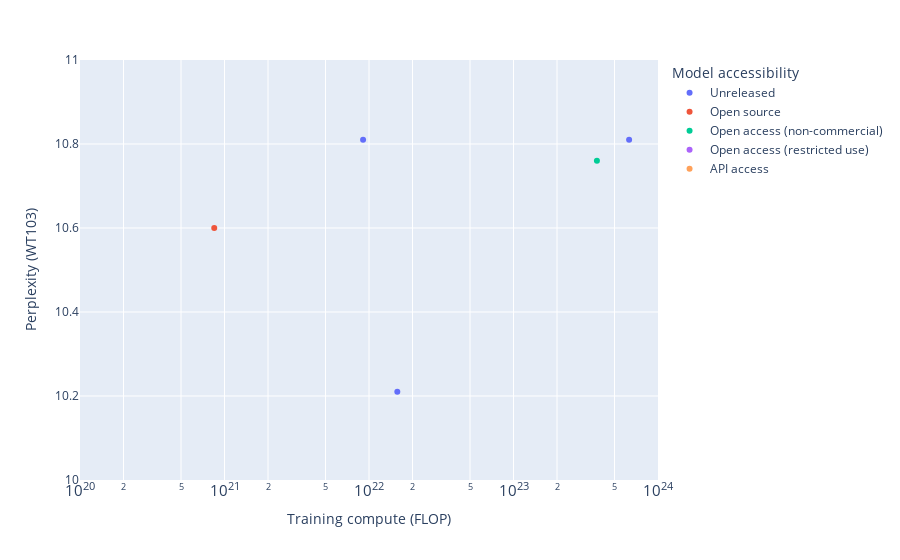

The notebook cell saved with this chart:
### Code cell
fig = px.scatter(
    filtered_benchmark_df,
    x='Training compute (FLOP)',
    y='Perplexity (WT103)',
    color='Model accessibility'
)

# Log x-axis
fig.update_xaxes(type='log')

# Move text to top
fig.update_traces(textposition='middle left')

# Zoom in
fig.update_layout(xaxis_range=[20, 24], yaxis_range=[10, 11])
save_plot(fig, results_dir, 'WT103_vs_compute_interesting')

fig.show()

### Figure 1 — Plotly figure (JSON) as saved in the notebook; plotly's stock layout.template omitted (floating-point values rounded to 4 significant figures; data arrays with more than 128 entries replaced by an {"elided": "..."} marker saying what was removed)
{"data": [{"hovertemplate": "Model accessibility=Unreleased<br>Training compute (FLOP)=%{x}<br>Perplexity (WT103)=%{y}<extra></extra>", "legendgroup": "Unreleased", "marker": {"color": "#636efa", "symbol": "circle"}, "mode": "markers", "name": "Unreleased", "orientation": "v", "showlegend": true, "textposition": "middle left", "type": "scatter", "x": {"elided": "304 float values"}, "xaxis": "x", "y": {"elided": "304 float values"}, "yaxis": "y"}, {"hovertemplate": "Model accessibility=Open source<br>Training compute (FLOP)=%{x}<br>Perplexity (WT103)=%{y}<extra></extra>", "legendgroup": "Open source", "marker": {"color": "#EF553B", "symbol": "circle"}, "mode": "markers", "name": "Open source", "orientation": "v", "showlegend": true, "textposition": "middle left", "type": "scatter", "x": [null, 600000000000000000000, null, 7300000000000000000, null, 3.79e+22, null, null, 1.5e+22, null, 810000000000000000000, null, null, null, null, null, null, null, 816000000000000000, 693000000000000000, null, null, null, 5.038e+21, 1.242e+22, null, 1.799e+21, null, null, 28000000000000000000, 29000000000000000000, null, 335000000000000000000, 287900000001000050000, 7.9e+21, 126000000001000000000, null, 11000000000000000000, null, null, null, 1580000000000000000, 9.316e+22, 29100000000000000000, null, null, null, null, 737700000001000000000, 2.159e+22, null, null, null, null, 849000000000000000000, 424000000000000000, 2.519e+21], "xaxis": "x", "y": [null, 20.95, 15.8, 14.8, 21, null, 17.7, null, null, 23.77, 18.3, null, 11.65, 26.37, 12.22, null, null, null, 23.2, null, 16.9, 22.05, null, null, null, null, null, null, 12.5, 19.2, 24.9, 37.5, 19.31, null, null, null, 11.33, 17.1, null, 23.7, null, 17.9, null, 16.8, null, null, null, null, null, null, null, null, 35, null, 10.6, null, null], "yaxis": "y"}, {"hovertemplate": "Model accessibility=Open access (non-commercial)<br>Training compute (FLOP)=%{x}<br>Perplexity (WT103)=%{y}<extra></extra>", "legendgroup": "Open access (non-commercial)", "marker": {"color": "#00cc96", "symbol": "circle"}, "mode": "markers", "name": "Open access (non-commercial)", "orientation": "v", "showlegend": true, "textposition": "middle left", "type": "scatter", "x": [null, 328000000000000000, 2.73e+23, null, 2.34e+22, 5.5e+23, null, 1.206e+22, 5.4e+22, 3.778e+23, 31200000000000000000, null, null, null, null, 14000000000000000, 26500000000000000000, 4.3e+23, null, 1.1e+23, 4.55e+22, 4.02e+22], "xaxis": "x", "y": [42.36, null, null, 22.5, null, null, null, null, null, 10.76, 15.37, 22.66, 25.42, null, null, null, 17.1, null, null, null, null, null], "yaxis": "y"}, {"hovertemplate": "Model accessibility=Open access (restricted use)<br>Training compute (FLOP)=%{x}<br>Perplexity (WT103)=%{y}<extra></extra>", "legendgroup": "Open access (restricted use)", "marker": {"color": "#ab63fa", "symbol": "circle"}, "mode": "markers", "name": "Open access (restricted use)", "orientation": "v", "showlegend": true, "textposition": "middle left", "type": "scatter", "x": [null, null, null, null, 1.48e+22], "xaxis": "x", "y": [null, null, null, null, null], "yaxis": "y"}, {"hovertemplate": "Model accessibility=API access<br>Training compute (FLOP)=%{x}<br>Perplexity (WT103)=%{y}<extra></extra>", "legendgroup": "API access", "marker": {"color": "#FFA15A", "symbol": "circle"}, "mode": "markers", "name": "API access", "orientation": "v", "showlegend": true, "textposition": "middle left", "type": "scatter", "x": [3.14e+23], "xaxis": "x", "y": [null], "yaxis": "y"}], "layout": {"legend": {"title": {"text": "Model accessibility"}, "tracegroupgap": 0}, "margin": {"t": 60}, "xaxis": {"anchor": "y", "domain": [0, 1], "range": [20, 24], "title": {"text": "Training compute (FLOP)"}, "type": "log"}, "yaxis": {"anchor": "x", "domain": [0, 1], "range": [10, 11], "title": {"text": "Perplexity (WT103)"}}}}
